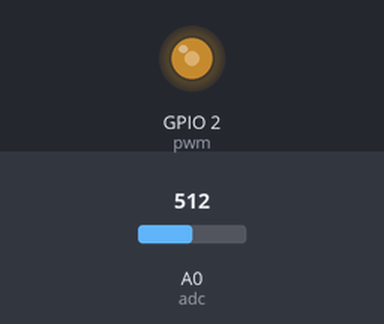
Simulated run of this program. Board: ESP8266 board running MicroPython. Shown: output pins drawn as LEDs (lit = HIGH). The test bench sets the inputs (shaded band); at power-on: A0 (adc) = 512 (analog values on the 0–1023 scale).

Above: at 1.2 s.
1.3 s: A0 (adc) set to 716
At 2.4 s:
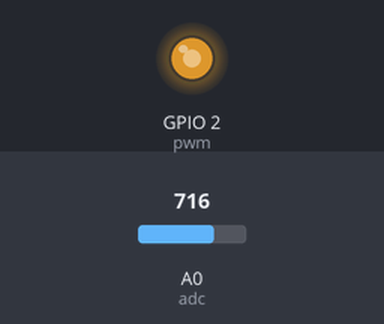
2.8 s: A0 (adc) set to 900
At 3.5 s:
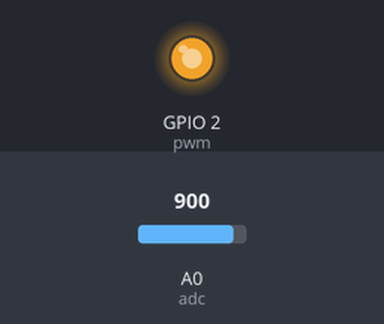
4.3 s: A0 (adc) set to 122
At 4.6 s:
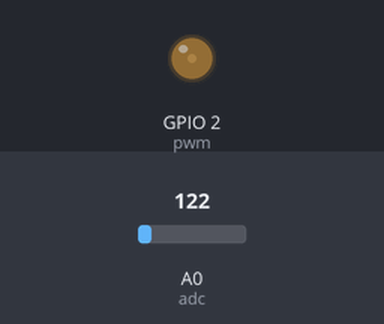
5.8 s: A0 (adc) set to 0
At 7.0 s:
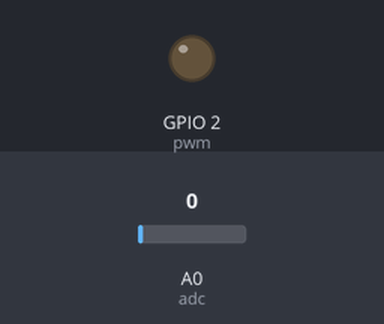
Timing chart, 0 to 8.3 s (numbered marks = the images above; inputs shaded):
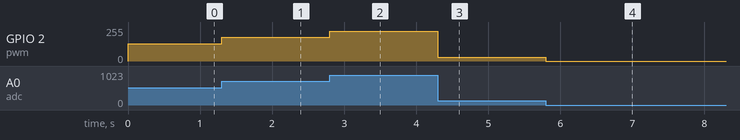

The program:

02_to_led.py
```python
#Autor: Ramón Junquera
#Fecha: 20221229
#Entrada analógica. Conversión ADC. Datos aplicados a led integrado

#En este ejemplo, en vez de enviar el valor analógico leido
#por el puerto serie lo convertiremos en intensidad del led
#integrado en placa

#Puesto que el GPIO 16 no puede ser utilizado para PWM y es uno de los
#dos que tienen asociados a un led integrado, utilizaremos en
#este ejemplo el otro que es el que está asociado al GPIO 2

#Puesto que el rango de intensidad PWM es [0,1023]
#y el de entrada analógico [0,1024]
#Sólo nos tendremos que preocupar de reducir a 1023 el pwm
#cuando la entrada sea 1024

#Puesto que los led integrados están intercambiados con el
#voltaje, hemos intercambiado los cables del potenciómetro
#respecto al ejemplo anterior

#Nota.
#El led integrado nunca se termina de apagar, porque la resistencia variable
#nunca corta el circuito. Con el máximo valor de la resistencia aun tenemos
#lecturas de 30 aproximadamente.

import machine # Gestión de GPIO
# Creamos el objeto de gestión de la entrada analógica
adc=machine.ADC(0)
# Creamos el objeto de gestión de pwm del GPIO 2 (led integrado)
pwm=machine.PWM(machine.Pin(2,machine.Pin.OUT),freq=1000)
while True: #Bucle infinito
 analog_value=adc.read() #Leemos el valor analógico
 #Eliminamos la posibilidad de 1024
 analog_value=analog_value if analog_value<1024 else 1023
 pwm.duty(analog_value) #Aplicamos valor al PWM
```

Measured:
- after the input at 1.3 s, GPIO 2 (pwm): 128/255 → 178/255 at once
- after the input at 2.8 s, GPIO 2 (pwm): 178/255 → 224/255 at once
- after the input at 4.3 s, GPIO 2 (pwm): 224/255 → 30/255 at once
- after the input at 5.8 s, GPIO 2 (pwm): 30/255 → 0/255 at once
